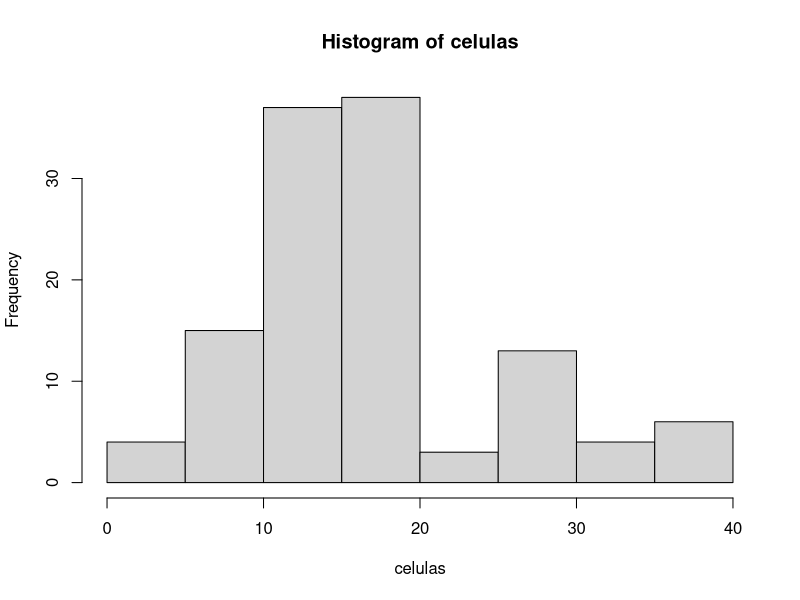

Source code (R):
#Aquí, se utiliza la función hist() para crear un histograma de los valores en la columna 'celulas'. 
#La función hist() toma como argumento el vector de datos que se desea visualizar. Al utilizar celulas directamente, 
#se está refiriendo a la columna 'celulas' del conjunto de datos datoscel, que fue adjuntado al espacio de trabajo anteriormente.



datoscel <- read.table("datoscel.txt", header=TRUE, quote="\"")
attach(datoscel)

#crear histograma
hist(celulas)
